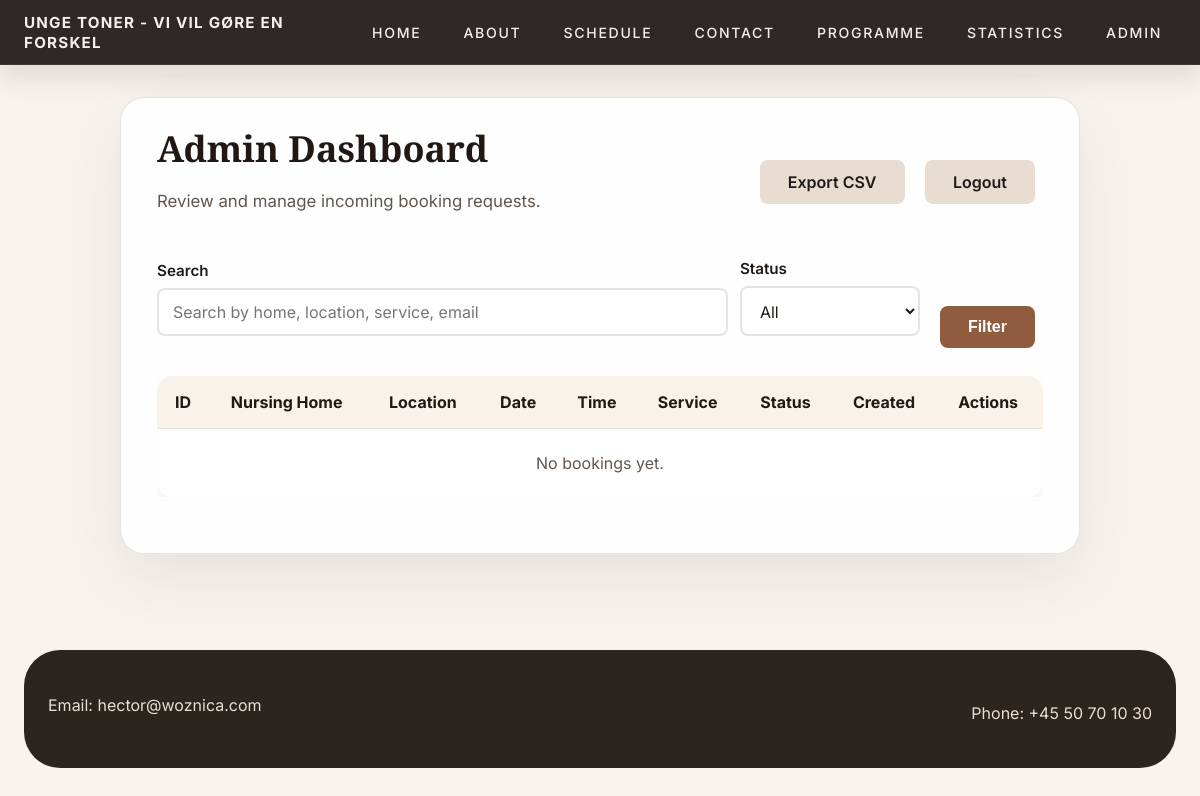
The page /admin/dashboard (signed in) on the database as committed earlier.
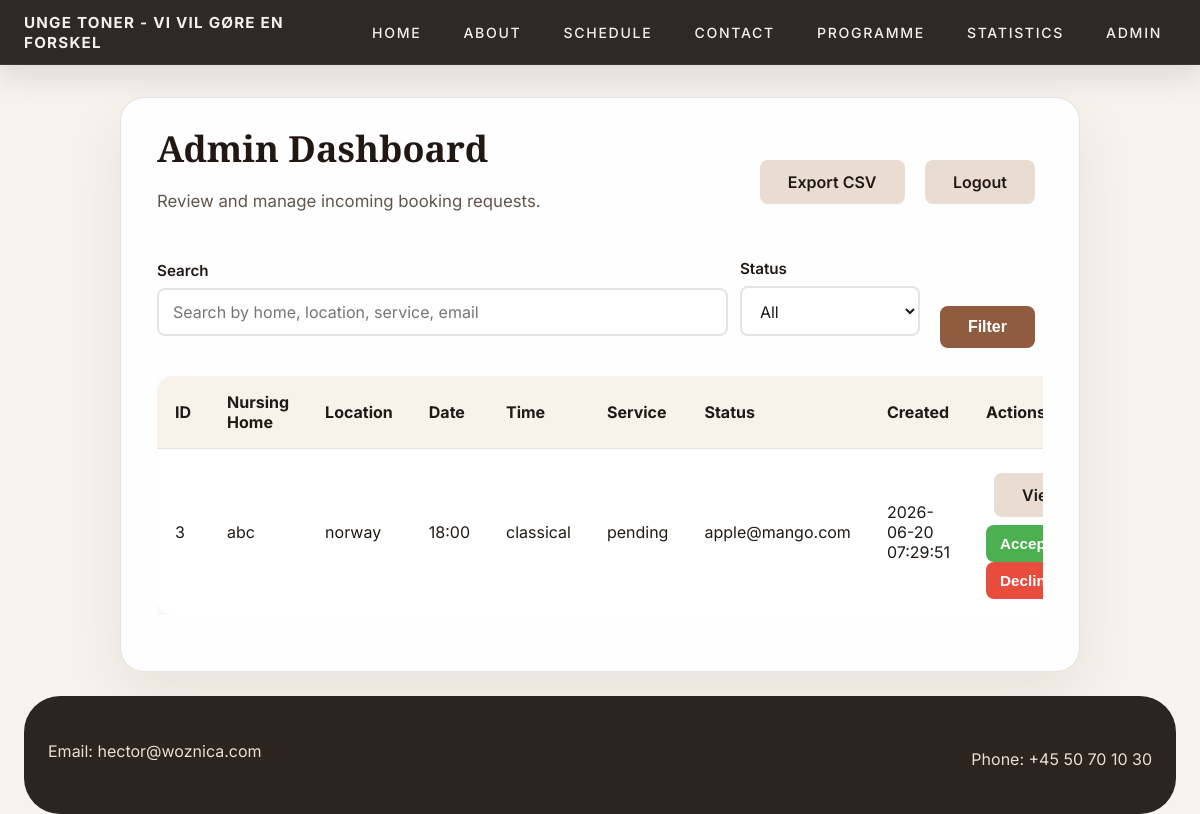
The same page on the database as committed later.
### tables this page shows
CREATE TABLE Bookings (
                booking_id INTEGER PRIMARY KEY AUTOINCREMENT,
                nursing_home_name TEXT NOT NULL,
                location TEXT NOT NULL,
                booking_time TEXT NOT NULL,
                service_type TEXT NOT NULL,
                status TEXT DEFAULT 'pending',
                contact_email TEXT,
                contact_phone TEXT,
                special_notes TEXT,
                created_at TIMESTAMP DEFAULT CURRENT_TIMESTAMP,
                updated_at TIMESTAMP DEFAULT CURRENT_TIMESTAMP
            , booking_date TEXT);

### app.py (the view)
@app.route('/admin/dashboard')
@admin_required
def admin_dashboard():
    status_filter = request.args.get('status', '')
    search = request.args.get('search', '').strip()
    rows = db.get_bookings(status=status_filter if status_filter and status_filter != 'all' else None, search=search if search else None)
    bookings = [format_booking(row) for row in rows]
    return render_template('admin_dashboard.html', bookings=bookings, status_filter=status_filter, search=search)

### app.py (called while the page is built)
def admin_required(f):
    @wraps(f)
    def decorated_function(*args, **kwargs):
        if not session.get('admin_logged_in'):
            return redirect(url_for('admin_login'))
        return f(*args, **kwargs)
    return decorated_function

def format_booking(row):
    return {
        'booking_id': row[0],
        'nursing_home_name': row[1],
        'location': row[2],
        'booking_date': row[3],
        'booking_time': row[4],
        'service_type': row[5],
        'status': row[6],
        'contact_email': row[7],
        'contact_phone': row[8],
        'special_notes': row[9],
        'created_at': row[10],
        'updated_at': row[11]
    }

### database.py (called while the page is built)
    def get_connection(self):
        return sqlite3.connect(self.db_path)

    def get_bookings(self, status=None, search=None):
        conn = self.get_connection()
        cursor = conn.cursor()
        base_query = "SELECT * FROM Bookings"
        params = []
        filters = []
        if status:
            filters.append("status = ?")
            params.append(status)
        if search:
            filters.append("(nursing_home_name LIKE ? OR location LIKE ? OR service_type LIKE ? OR contact_email LIKE ?)")
            wildcard = f"%{search}%"
            params.extend([wildcard, wildcard, wildcard, wildcard])
        if filters:
            base_query += " WHERE " + " AND ".join(filters)
        base_query += " ORDER BY created_at DESC"
        cursor.execute(base_query, params)
        rows = cursor.fetchall()
        conn.close()
        return rows

### templates/admin_dashboard.html (shortened to what this page needs)
{% extends "index.html" %}
{% block content %}
<section class="page-card">
    <div style="display:flex; justify-content:space-between; align-items:center; gap:16px; flex-wrap:wrap; margin-bottom:24px;">
        <div>
            <h1 class="page-title">Admin Dashboard</h1>
            <p class="page-copy">Review and manage incoming booking requests.</p>
        </div>
        <div>
            <a href="/admin/bookings/export" class="btn-secondary">Export CSV</a>
            <a href="/admin/logout" class="btn-secondary">Logout</a>
        </div>
    </div>
    <form method="GET" class="admin-filter" style="margin-bottom:20px; display:flex; gap:12px; flex-wrap:wrap; align-items:flex-end;">
        <div class="form-group" style="flex:1; min-width:220px;">
            <label for="search">Search</label>
            <input type="search" id="search" name="search" value="{{ search }}" placeholder="Search by home, location, service, email">
        </div>
        <div class="form-group" style="min-width:180px;">
            <label for="status">Status</label>
            <select id="status" name="status">
                <option value="all" {% if status_filter == 'all' or not status_filter %}selected{% endif %}>All</option>
            </select>
        </div>
        <button type="submit" class="btn-primary">Filter</button>
    </form>
    <div class="bookings-table">
        <table>
            <thead>
                <tr>
                    <th>ID</th>
                    <th>Nursing Home</th>
                    <th>Location</th>
                    <th>Date</th>
                    <th>Time</th>
                    <th>Service</th>
                    <th>Status</th>
                    <th>Created</th>
                    <th>Actions</th>
                </tr>
            </thead>
            <tbody>
                {% for booking in bookings %}
                <tr>
                    <td>{{ booking.booking_id }}</td>
                    <td>{{ booking.nursing_home_name }}</td>
                    <td>{{ booking.location }}</td>
                    <td>{{ booking.booking_date }}</td>
                    <td>{{ booking.booking_time }}</td>
                    <td>{{ booking.service_type }}</td>
                    <td>{{ booking.status }}</td>
                    <td>{{ booking.created_at }}</td>
                    <td>
                        <a href="/admin/booking/{{ booking.booking_id }}" class="btn-secondary">View</a>
                        <form method="POST" action="/admin/booking/{{ booking.booking_id }}/status" style="display:inline-block;">
                            <button type="submit" class="btn-accept">Accept</button>
                        </form>
                        <form method="POST" action="/admin/booking/{{ booking.booking_id }}/status" style="display:inline-block;">
                            <button type="submit" class="btn-decline">Decline</button>
                        </form>
                    </td>
                </tr>
                {% else %}
                <tr>
                    <td colspan="9" style="text-align:center; padding:24px; color:var(--muted);">No bookings yet.</td>
                </tr>
                {% endfor %}
            </tbody>
        </table>
    </div>
</section>
{% endblock %}

### templates/index.html (shortened to what this page needs)
<!DOCTYPE html>
<html lang="en">
<head>
    <link rel="stylesheet" href="{{ url_for('static', filename='style.css') }}">
</head>
<body>
    <nav>
        <ul>
            <li class="site-brand">
                <a href="/">UNGE TONER - VI VIL GØRE EN FORSKEL</a>
            </li>
            <li><a href="/">Home</a></li>
            <li><a href="/about">About</a></li>
            <li><a href="/schedule">Schedule</a></li>
            <li><a href="/contact">Contact</a></li>
            <li><a href="/programme">Programme</a></li>
            <li><a href="/statistics">Statistics</a></li>
            <li><a href="/admin/login">Admin</a></li>
        </ul>
    </nav>
    <main class="page-shell">
        {% block content %}{% endblock %}
    </main>
    <footer class="site-footer">
        <div class="footer-inner">
            <p class="footer-contact">Email: hector@woznica.com</p>
            <p class="footer-contact">Phone: +45 50 70 10 30</p>
        </div>
    </footer>
</body>
</html>

### static/style.css (style rules this page uses)
:root { color-scheme: light; --bg: #f7f2ec; --surface: rgba(255, 255, 255, 0.92); --text: #1f1a16; --muted: #61564d; --border: rgba(97, 86, 77, 0.16); --accent: #8f5c3f; --accent-strong: #6f4330; }
* { box-sizing: border-box; }
html { scroll-behavior: smooth; }
html, body { margin: 0; min-height: 100%; height: 100%; }
body { display: flex; flex-direction: column; min-height: 100vh; font-family: 'Inter', system-ui, -apple-system, BlinkMacSystemFont, 'Segoe UI', sans-serif; background: var(--bg); color: var(--text); }
body > main { flex: 1; }
body::before { content: ''; position: fixed; inset: 0; background: transparent; pointer-events: none; }
nav { position: sticky; top: 0; z-index: 10; background: rgba(28, 24, 21, 0.92); border-bottom: 1px solid rgba(255, 255, 255, 0.08); box-shadow: 0 10px 30px rgba(21, 19, 17, 0.12); }
nav ul { margin: 0; padding: 0 24px; list-style: none; display: flex; justify-content: center; gap: 14px; align-items: center; min-height: 64px; }
nav li { margin: 0; }
.site-brand { margin-right: auto; }
.site-brand a { padding: 0; font-size: 0.95rem; font-weight: 700; letter-spacing: 0.08em; text-transform: uppercase; }
nav a { color: #f4efe8; text-decoration: none; padding: 10px 14px; font-size: 0.88rem; font-weight: 500; letter-spacing: 0.12em; text-transform: uppercase; transition: color 0.25s ease, background-color 0.25s ease, transform 0.25s ease; border-radius: 999px; }
.page-shell { padding: 32px 24px 24px; }
.page-card { max-width: 960px; margin: 0 auto; padding: 32px 36px; background: var(--surface); border: 1px solid var(--border); border-radius: 24px; box-shadow: 0 24px 60px rgba(69, 54, 44, 0.08); }
.page-title { margin: 0 0 18px; font-family: 'Playfair Display', Georgia, serif; font-size: clamp(2.2rem, 3vw, 3.4rem); line-height: 1.05; color: #211813; }
.page-copy { margin: 0 0 18px; line-height: 1.85; font-size: 1.05rem; color: var(--muted); }
.site-footer { width: calc(100% - 48px); margin: 0 auto 2rem; padding: 2.5rem 1.5rem; border-radius: 36px; background: #2b241f; color: #f2e9de; }
.footer-inner { max-width: 1160px; margin: 0 auto; display: flex; justify-content: space-between; align-items: flex-start; gap: 24px; flex-wrap: wrap; }
.footer-contact { margin: 0; font-size: 1rem; line-height: 1.9; color: rgba(242, 233, 222, 0.95); }
.footer-contact + .footer-contact { margin-top: 8px; }
.form-group { margin-bottom: 20px; }
.form-group label { display: block; margin-bottom: 8px; font-weight: 600; color: var(--text); font-size: 0.95rem; }
.form-group input, .form-group select, .form-group textarea { width: 100%; padding: 12px 14px; border: 2px solid var(--border); border-radius: 8px; font-family: inherit; font-size: 1rem; color: var(--text); background: white; transition: border-color 0.3s ease, box-shadow 0.3s ease; }
.btn-primary, .btn-secondary { display: inline-block; padding: 12px 28px; border: none; border-radius: 8px; font-weight: 600; text-decoration: none; cursor: pointer; font-size: 1rem; transition: all 0.3s ease; margin: 8px; }
.btn-primary { background-color: var(--accent); color: white; }
.btn-secondary { background-color: #e8ddd0; color: var(--text); }
.bookings-table { overflow-x: auto; margin-bottom: 24px; }
.bookings-table table { width: 100%; border-collapse: collapse; background: white; border-radius: 16px; overflow: hidden; box-shadow: 0 10px 25px rgba(0, 0, 0, 0.05); }
.bookings-table th, .bookings-table td { padding: 16px 18px; text-align: left; border-bottom: 1px solid #e8e2db; }
.bookings-table th { background: #f8f2eb; font-weight: 700; }
.bookings-table tbody tr:last-child td { border-bottom: none; }
.btn-accept, .btn-decline { padding: 10px 14px; border: none; border-radius: 8px; font-weight: 600; cursor: pointer; font-size: 0.95rem; margin-right: 8px; }
.btn-accept { background-color: #4caf50; color: #fff; }
.btn-decline { background-color: #e74c3c; color: #fff; }

Rows that differ between the two databases and show on the page:
added Bookings: booking_id "3", nursing_home_name "abc", location "norway", booking_date "18:00", booking_time "classical", service_type "pending", status "apple@mango.com", created_at "2026-06-20 07:29:51"
Other text that changed with them:
text no longer shown: "No bookings yet."
